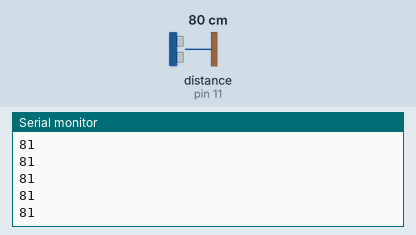
This sketch was run on a simulated Arduino Uno, built with avr-gcc and run on an emulated ATmega328P. Shown: the last lines printed to the serial monitor. The test bench sets the inputs (shaded band); at power-on: distance to the obstacle (sensor on pin 11) 80 cm. The echo pulse lasts 58.3 µs per cm.

Above: at 1.2 s.
1.3 s: distance to the obstacle (sensor on pin 11) set to 2 cm
At 1.34 s:
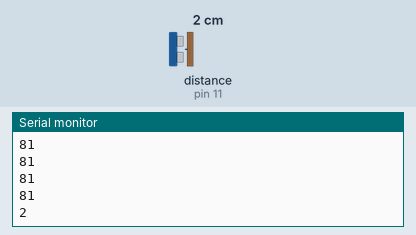
2.8 s: distance to the obstacle (sensor on pin 11) set to 4 cm
At 2.82 s:
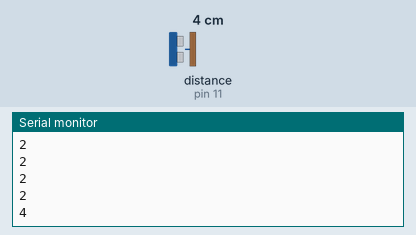
Timing chart, 0 to 5.8 s (numbered marks = the images above; inputs shaded):
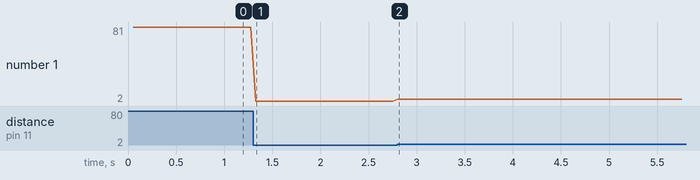

Measured:
- after the input at 1.3 s, the serial monitor: prints a new line at once (image 1)
- after the input at 2.8 s, the serial monitor: prints a new line at once (image 2)
- plotted number 1: 81 → 2 after the input at 1.3 s, 2 → 4 after the input at 2.8 s

The sketch:

arduinosketch_digigame.ino
```cpp
// ---------------------------------------------------------------------------
// Example NewPing library sketch that does a ping about 20 times per second.
// ---------------------------------------------------------------------------

#include <NewPing.h>

#define TRIGGER_PIN  12  // Arduino pin tied to trigger pin on the ultrasonic sensor.
#define ECHO_PIN     11  // Arduino pin tied to echo pin on the ultrasonic sensor.
#define MAX_DISTANCE 100 // Maximum distance we want to ping for (in centimeters). Maximum sensor distance is rated at 400-500cm.

NewPing sonar(TRIGGER_PIN, ECHO_PIN, MAX_DISTANCE); // NewPing setup of pins and maximum distance.

int dist;

void setup() {
  Serial.begin(9600); // Open serial monitor at 115200 baud to see ping results.
}

void loop() {
  delay(50);                     // Wait 50ms between pings (about 20 pings/sec). 29ms should be the shortest delay between pings.

  int input = sonar.ping_cm();
  if(input != 0)
  {
    if ( input < 30 ){
      dist = 1;
    } else {
      dist = 0;
    }
  //dist = constrain(input,5,MAX_DISTANCE);
  //Serial.println(dist);
  //Serial.print(dist);
  Serial.println(input);
  //Serial.print("\n");
  }
   //Serial.println(input);
}
```
